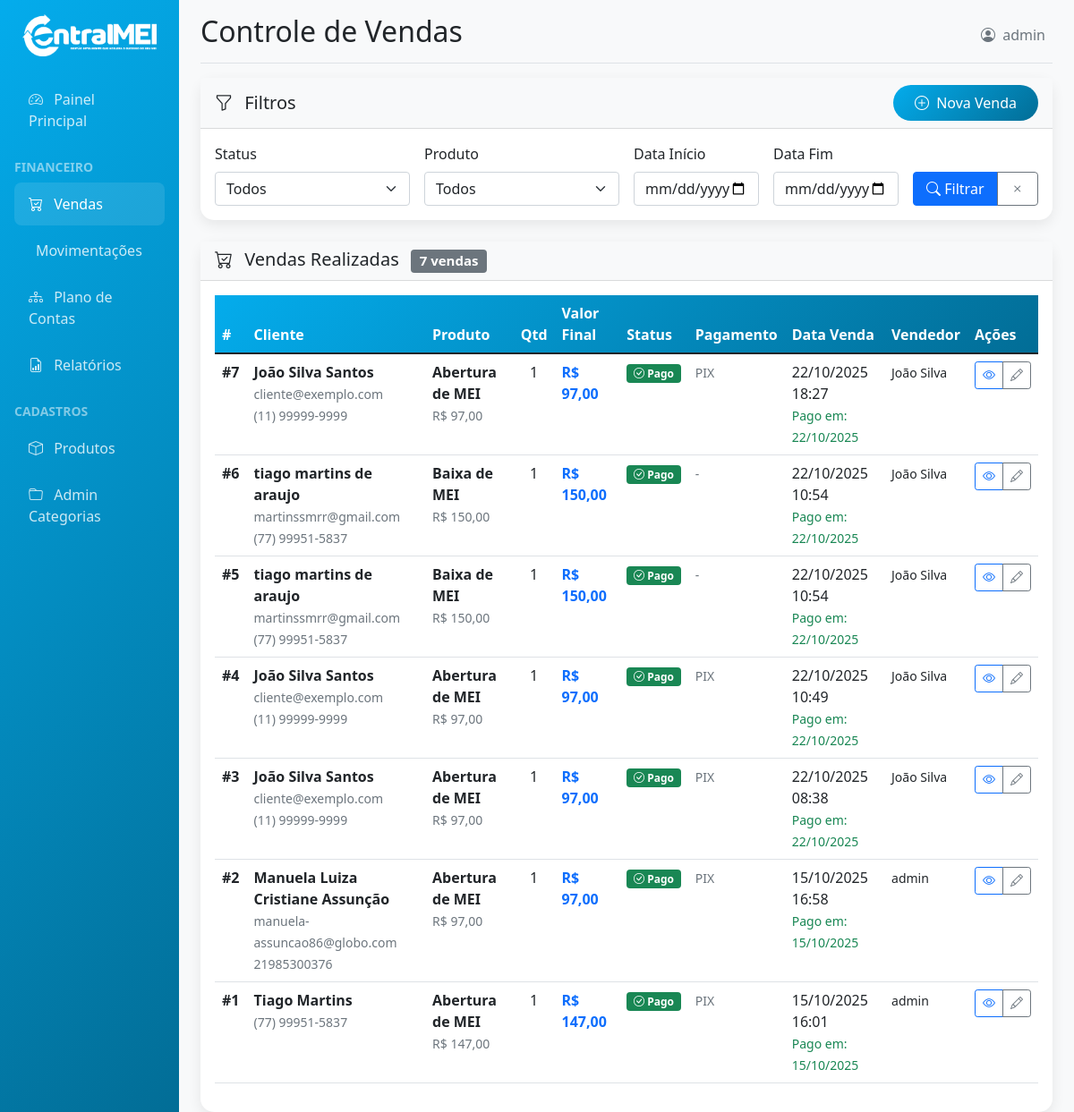
The app's page /dashboard/vendas/ (signed in) with its own data.
### dashboard/models.py (models this page shows, shortened)
class Venda(models.Model):
    STATUS_CHOICES = [
        ('pendente', 'Pendente'),
        ('pago', 'Pago'),
        ('cancelado', 'Cancelado'),
    ]
    FORMA_PAGAMENTO_CHOICES = [
        ('dinheiro', 'Dinheiro'),
        ('cartao_credito', 'Cartão de Crédito'),
        ('cartao_debito', 'Cartão de Débito'),
        ('pix', 'PIX'),
        ('transferencia', 'Transferência Bancária'),
        ('boleto', 'Boleto'),
    ]
    cliente_nome = models.CharField(max_length=200)
    cliente_email = models.EmailField(blank=True)
    cliente_telefone = models.CharField(max_length=20, blank=True)
    cliente_cpf_cnpj = models.CharField(max_length=18, blank=True)
    produto = models.ForeignKey(Produto, on_delete=models.CASCADE, related_name='vendas')
    quantidade = models.PositiveIntegerField(default=1)
    valor_unitario = models.DecimalField(max_digits=10, decimal_places=2)
    valor_total = models.DecimalField(max_digits=10, decimal_places=2)
    desconto = models.DecimalField(max_digits=10, decimal_places=2, default=0)
    valor_final = models.DecimalField(max_digits=10, decimal_places=2)
    status = models.CharField(max_length=20, choices=STATUS_CHOICES, default='pendente')
    forma_pagamento = models.CharField(max_length=20, choices=FORMA_PAGAMENTO_CHOICES, blank=True)
    observacoes = models.TextField(blank=True)
    vendedor = models.ForeignKey(User, on_delete=models.CASCADE, related_name='vendas_realizadas')
    data_venda = models.DateTimeField(auto_now_add=True)
    data_pagamento = models.DateTimeField(null=True, blank=True)
    class Meta:
        verbose_name = "Venda"
        verbose_name_plural = "Vendas"
        ordering = ['-data_venda']

class Produto(models.Model):
    nome = models.CharField(max_length=100)
    descricao = models.TextField(blank=True)
    preco = models.DecimalField(max_digits=10, decimal_places=2, validators=[MinValueValidator(Decimal('0.01'))])
    ativo = models.BooleanField(default=True)
    categoria = models.ForeignKey(SubcategoriaPlanoContas, on_delete=models.CASCADE, related_name='produtos')
    criado_em = models.DateTimeField(auto_now_add=True)
    class Meta:
        verbose_name = "Produto/Serviço"
        verbose_name_plural = "Produtos/Serviços"
        ordering = ['nome']

### dashboard/views.py (the view)
# urls.py: path('vendas/', views.vendas_list, name='vendas_list'),
@login_required
@user_passes_test(is_staff_user)
def vendas_list(request):
    vendas = Venda.objects.select_related('produto', 'vendedor').order_by('-data_venda')
    status_filter = request.GET.get('status')
    produto_filter = request.GET.get('produto')
    data_inicio = request.GET.get('data_inicio')
    data_fim = request.GET.get('data_fim')
    if status_filter:
        vendas = vendas.filter(status=status_filter)
    if produto_filter:
        vendas = vendas.filter(produto_id=produto_filter)
    if data_inicio:
        vendas = vendas.filter(data_venda__gte=data_inicio)
    if data_fim:
        vendas = vendas.filter(data_venda__lte=data_fim)
    paginator = Paginator(vendas, 20)
    page = request.GET.get('page')
    vendas_page = paginator.get_page(page)
    produtos = Produto.objects.filter(ativo=True)
    context = {
        'vendas': vendas_page,
        'produtos': produtos,
        'status_choices': Venda.STATUS_CHOICES,
        'filtros': {
            'status': status_filter,
            'produto': produto_filter,
            'data_inicio': data_inicio,
            'data_fim': data_fim,
        }
    }
    return render(request, 'dashboard/vendas_list.html', context)

### dashboard/templates/dashboard/vendas_list.html (shortened to what this page needs)
{% extends 'dashboard/base.html' %}
{% block page_title %}Controle de Vendas{% endblock %}
{% block content %}
<div class="card card-custom mb-4">
    <div class="card-header bg-light d-flex justify-content-between align-items-center">
        <h5 class="mb-0">
            <i class="bi bi-funnel me-2"></i>
            Filtros
        </h5>
        <a href="{% url 'dashboard:venda_create' %}" class="btn btn-custom">
            <i class="bi bi-plus-circle me-1"></i>
            Nova Venda
        </a>
    </div>
    <div class="card-body">
        <form method="GET" class="row g-3">
            <div class="col-md-3">
                <label class="form-label">Status</label>
                <select name="status" class="form-select">
                    <option value="">Todos</option>
                </select>
            </div>
            <div class="col-md-3">
                <label class="form-label">Produto</label>
                <select name="produto" class="form-select">
                    <option value="">Todos</option>
                </select>
            </div>
            <div class="col-md-2">
                <label class="form-label">Data Início</label>
                <input type="date" name="data_inicio" class="form-control" value="{{ filtros.data_inicio }}">
            </div>
            <div class="col-md-2">
                <label class="form-label">Data Fim</label>
                <input type="date" name="data_fim" class="form-control" value="{{ filtros.data_fim }}">
            </div>
            <div class="col-md-2 d-flex align-items-end">
                <div class="btn-group w-100">
                    <button type="submit" class="btn btn-primary">
                        <i class="bi bi-search"></i> Filtrar
                    </button>
                    <a href="{% url 'dashboard:vendas_list' %}" class="btn btn-outline-secondary">
                        <i class="bi bi-x"></i>
                    </a>
                </div>
            </div>
        </form>
    </div>
</div>
<div class="card card-custom">
    <div class="card-header bg-light">
        <h5 class="mb-0">
            <i class="bi bi-cart-check me-2"></i>
            Vendas Realizadas
            {% if vendas.paginator.count %}
                <span class="badge bg-secondary ms-2">{{ vendas.paginator.count }} vendas</span>
            {% endif %}
        </h5>
    </div>
    <div class="card-body">
        {% if vendas %}
            <div class="table-responsive">
                <table class="table table-hover table-custom">
                    <thead>
                        <tr>
                            <th>#</th>
                            <th>Cliente</th>
                            <th>Produto</th>
                            <th>Qtd</th>
                            <th>Valor Final</th>
                            <th>Status</th>
                            <th>Pagamento</th>
                            <th>Data Venda</th>
                            <th>Vendedor</th>
                            <th>Ações</th>
                        </tr>
                    </thead>
                    <tbody>
                        {% for venda in vendas %}
                            <tr>
                                <td class="fw-bold">#{{ venda.id }}</td>
                                <td>
                                    <div>
                                        <strong>{{ venda.cliente_nome }}</strong>
                                        {% if venda.cliente_email %}
                                            <br><small class="text-muted">{{ venda.cliente_email }}</small>
                                        {% endif %}
                                        {% if venda.cliente_telefone %}
                                            <br><small class="text-muted">{{ venda.cliente_telefone }}</small>
                                        {% endif %}
                                    </div>
                                </td>
                                <td>
                                    <strong>{{ venda.produto.nome }}</strong>
                                    <br><small class="text-muted">R$ {{ venda.valor_unitario }}</small>
                                </td>
                                <td class="text-center">{{ venda.quantidade }}</td>
                                <td class="fw-bold text-primary">R$ {{ venda.valor_final|floatformat:2 }}</td>
                                <td>
                                    {% if venda.status == 'pendente' %}
                                        <span class="badge bg-warning">
                                            <i class="bi bi-clock"></i> Pendente
                                        </span>
                                    {% elif venda.status == 'pago' %}
                                        <span class="badge bg-success">
                                            <i class="bi bi-check-circle"></i> Pago
                                        </span>
                                    {% elif venda.status == 'cancelado' %}
                                        <span class="badge bg-danger">
                                            <i class="bi bi-x-circle"></i> Cancelado
                                        </span>
                                    {% endif %}
                                </td>
                                <td>
                                    {% if venda.forma_pagamento %}
                                        <small class="text-muted">{{ venda.get_forma_pagamento_display }}</small>
                                    {% else %}
                                        <small class="text-muted">-</small>
                                    {% endif %}
                                </td>
                                <td>
                                    {{ venda.data_venda|date:"d/m/Y H:i" }}
                                    {% if venda.data_pagamento and venda.status == 'pago' %}
                                        <br><small class="text-success">Pago em: {{ venda.data_pagamento|date:"d/m/Y" }}</small>
                                    {% endif %}
                                </td>
                                <td>
                                    <small>{{ venda.vendedor.get_full_name|default:venda.vendedor.username }}</small>
                                </td>
                                <td>
                                    <div class="btn-group btn-group-sm">
                                        <button class="btn btn-outline-primary btn-sm" title="Ver Detalhes" data-bs-toggle="modal" data-bs-target="#vendaModal{{ venda.id }}">
                                            <i class="bi bi-eye"></i>
                                        </button>
                                        <a href="{% url 'admin:dashboard_venda_change' venda.id %}" class="btn btn-outline-secondary btn-sm" title="Editar">
                                            <i class="bi bi-pencil"></i>
                                        </a>
                                    </div>
                                </td>
                            </tr>
                        {% endfor %}
                    </tbody>
                </table>
            </div>
        {% endif %}
    </div>
</div>
{% endblock %}

### dashboard/templates/dashboard/base.html (shortened to what this page needs)
{% load static %}
<!DOCTYPE html>
<html lang="pt-br">
<head>
    <link href="https://cdn.jsdelivr.net/npm/bootstrap@5.1.3/dist/css/bootstrap.min.css" rel="stylesheet">
    <link rel="stylesheet" href="https://cdn.jsdelivr.net/npm/bootstrap-icons@1.7.2/font/bootstrap-icons.css">
</head>
<body>
    <div class="container-fluid">
        <div class="row">
            <nav class="col-md-3 col-lg-2 d-md-block sidebar p-0">
                <div class="p-3">
                    <div class="text-center mb-4">
                        <img src="{% static 'img/logo2.png' %}" alt="Central MEI" class="img-fluid sidebar-logo">
                    </div>
                    <ul class="nav flex-column">
                        <li class="nav-item">
                            <a class="nav-link {% if request.resolver_match.url_name == 'home' %}active{% endif %}" href="{% url 'dashboard:home' %}">
                                <i class="bi bi-speedometer2 me-2"></i>
                                Painel Principal
                            </a>
                        </li>
                        <li class="nav-item mt-3">
                            <h6 class="text-white-50 text-uppercase small fw-bold">Financeiro</h6>
                        </li>
                        <li class="nav-item">
                            <a class="nav-link {% if request.resolver_match.url_name == 'vendas_list' %}active{% endif %}" href="{% url 'dashboard:vendas_list' %}">
                                <i class="bi bi-cart-check me-2"></i>
                                Vendas
                            </a>
                        </li>
                        <li class="nav-item">
                            <a class="nav-link {% if 'movimentacoes' in request.resolver_match.url_name %}active{% endif %}" href="{% url 'dashboard:movimentacoes_list' %}">
                                Movimentações
                            </a>
                        </li>
                        <li class="nav-item">
                            <a class="nav-link {% if request.resolver_match.url_name == 'plano_contas' %}active{% endif %}" href="{% url 'dashboard:plano_contas' %}">
                                <i class="bi bi-diagram-3 me-2"></i>
                                Plano de Contas
                            </a>
                        </li>
                        <li class="nav-item">
                            <a class="nav-link {% if request.resolver_match.url_name == 'relatorios' %}active{% endif %}" href="{% url 'dashboard:relatorios' %}">
                                <i class="bi bi-file-earmark-bar-graph me-2"></i>
                                Relatórios
                            </a>
                        </li>
                        <li class="nav-item mt-3">
                            <h6 class="text-white-50 text-uppercase small fw-bold">Cadastros</h6>
                        </li>
                        <li class="nav-item">
                            <a class="nav-link" href="{% url 'admin:dashboard_produto_changelist' %}">
                                <i class="bi bi-box me-2"></i>
                                Produtos
                            </a>
                        </li>
                        <li class="nav-item">
                            <a class="nav-link" href="{% url 'admin:dashboard_categoriaplanocontas_changelist' %}">
                                <i class="bi bi-folder me-2"></i>
                                Admin Categorias
                            </a>
                        </li>
                    </ul>
                </div>
            </nav>
            <main class="col-md-9 ms-sm-auto col-lg-10 px-md-4 main-content">
                <div class="d-flex justify-content-between flex-wrap flex-md-nowrap align-items-center pt-3 pb-2 mb-3 border-bottom">
                    <h1 class="h2">{% block page_title %}Dashboard{% endblock %}</h1>
                    <div class="btn-toolbar mb-2 mb-md-0">
                        <div class="btn-group me-2">
                            <span class="text-muted">
                                <i class="bi bi-person-circle me-1"></i>
                                {{ user.get_full_name|default:user.username }}
                            </span>
                        </div>
                    </div>
                </div>
                {% block content %}{% endblock %}
            </main>
        </div>
    </div>
</body>
</html>

### records on screen
Venda: id "7", cliente_nome "João Silva Santos", cliente_email "cliente@exemplo.com", cliente_telefone "(11) 99999-9999", produto.nome "Abertura de MEI", valor_unitario "97,00", quantidade "1", valor_final "97,00", status "pago" (drawn), forma_pagamento "PIX", data_venda "22/10/2025 18:27", data_pagamento "22/10/2025", vendedor.get_full_name "João Silva"
Venda: id "6", cliente_nome "tiago martins de araujo", cliente_email "martinssmrr@gmail.com", cliente_telefone "(77) 99951-5837", produto.nome "Baixa de MEI", valor_unitario "150,00", quantidade "1", valor_final "150,00", status "pago" (drawn), data_venda "22/10/2025 10:54", data_pagamento "22/10/2025", vendedor.get_full_name "João Silva"
Venda: id "5", cliente_nome "tiago martins de araujo", cliente_email "martinssmrr@gmail.com", cliente_telefone "(77) 99951-5837", produto.nome "Baixa de MEI", valor_unitario "150,00", quantidade "1", valor_final "150,00", status "pago" (drawn), data_venda "22/10/2025 10:54", data_pagamento "22/10/2025", vendedor.get_full_name "João Silva"
Venda: id "4", cliente_nome "João Silva Santos", cliente_email "cliente@exemplo.com", cliente_telefone "(11) 99999-9999", produto.nome "Abertura de MEI", valor_unitario "97,00", quantidade "1", valor_final "97,00", status "pago" (drawn), forma_pagamento "PIX", data_venda "22/10/2025 10:49", data_pagamento "22/10/2025", vendedor.get_full_name "João Silva"
Venda: id "3", cliente_nome "João Silva Santos", cliente_email "cliente@exemplo.com", cliente_telefone "(11) 99999-9999", produto.nome "Abertura de MEI", valor_unitario "97,00", quantidade "1", valor_final "97,00", status "pago" (drawn), forma_pagamento "PIX", data_venda "22/10/2025 08:38", data_pagamento "22/10/2025", vendedor.get_full_name "João Silva"
Venda: id "2", cliente_nome "Manuela Luiza Cristiane Assunção", cliente_email "manuela-assuncao86@globo.com", cliente_telefone "21985300376", produto.nome "Abertura de MEI", valor_unitario "97,00", quantidade "1", valor_final "97,00", status "pago" (drawn), forma_pagamento "PIX", data_venda "15/10/2025 16:58", data_pagamento "15/10/2025", vendedor.get_full_name "admin"
Venda: id "1", cliente_nome "Tiago Martins", cliente_telefone "(77) 99951-5837", produto.nome "Abertura de MEI", valor_unitario "147,00", quantidade "1", valor_final "147,00", status "pago" (drawn), forma_pagamento "PIX", data_venda "15/10/2025 16:01", data_pagamento "15/10/2025", vendedor.get_full_name "admin"

### other values on screen
{{ user.get_full_name|default:user.username }} "admin"
{{ vendas.paginator.count }} "7"
